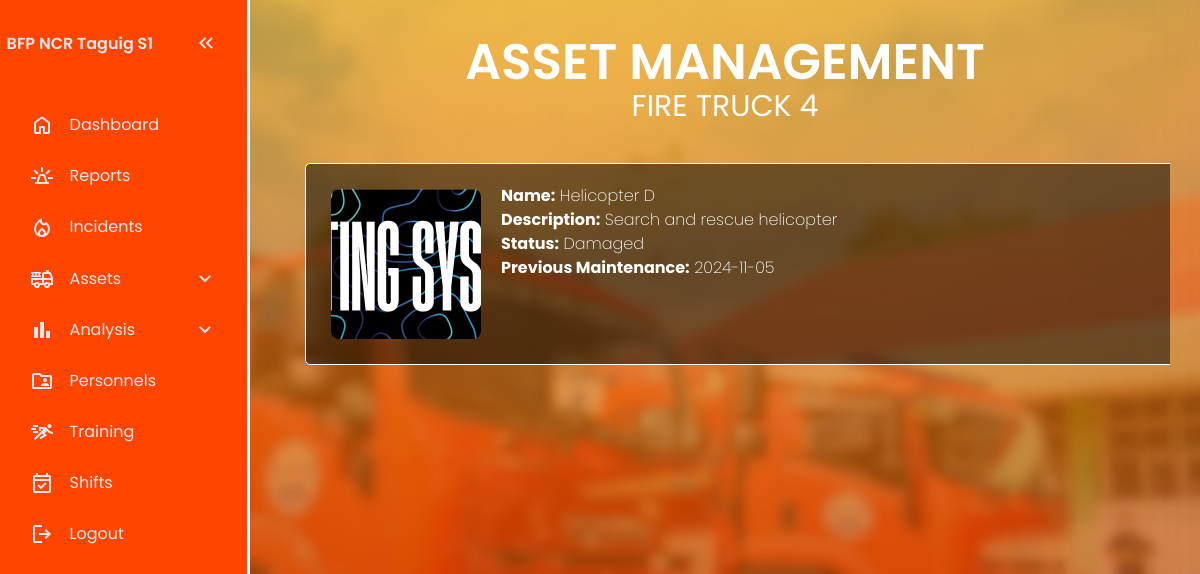
/assets/FireTruck4.php, run on the app's committed database.
### tables this page shows
CREATE TABLE `assets_image` (
  `asset_id` int(11) NOT NULL,
  `img_path` varchar(128) NOT NULL
);

CREATE TABLE `assets` (
  `asset_id` int(11) NOT NULL,
  `assetcategory_id` int(11) DEFAULT NULL,
  `asset_name` varchar(100) NOT NULL,
  `description` text DEFAULT NULL,
  `status` enum('Available','In Use','Maintenance','Damaged') DEFAULT 'Available',
  `last_maintenance_date` date DEFAULT NULL
);

### assets/FireTruck4.php (the view, shortened to what this page needs)
<?php
include('../includes/config.php');
$categoryID = 4;
$sql = "SELECT a.asset_id, a.asset_name, a.description, a.status, a.last_maintenance_date, ac.Category
        FROM assets a
        JOIN asset_category ac ON a.assetcategory_id = ac.AssetCategory_ID
        WHERE a.assetcategory_id = ?";
$stmt = $conn->prepare($sql);
$stmt->bind_param("i", $categoryID);
$stmt->execute();
$result = $stmt->get_result();
?>
<!DOCTYPE html>
<html lang="en">
<head>
  <link rel="stylesheet" href="AssetIndex.css">
</head>
<body>
    <nav id="sidebar">
        <ul>
        <li>
            <span class="logo"><a href="../dashboard/RescueFlowIndex.php">BFP NCR Taguig S1</a></span>
            <button onclick=toggleSidebar() id="toggle-btn">
            </button>
        </li>
        <li>
            <a href="../dashboard/RescueFlowIndex.php" >
            <span>Dashboard</span>
            </a>
        </li>
        <li>
            <a href="../reports/ReportsIndex.php" >
            <span>Reports</span>
            </a>
        </li>
        <li>
            <a href="../incident/IncidentIndex.php">
            <span>Incidents</span>
            </a>
        </li>
        <li>
            <button onclick=toggleSubMenu(this) class="dropdown-btn">
            <span>Assets</span>
            <svg xmlns="http://www.w3.org/2000/svg" height="24px" viewBox="0 -960 960 960" width="24px" fill="#e8eaed"><path d="M480-361q-8 0-15-2.5t-13-8.5L268-556q-11-11-11-28t11-28q11-11 28-11t28 11l156 156 156-156q11-11 28-11t28 11q11 11 11 28t-11 28L508-372q-6 6-13 8.5t-15 2.5Z"/></svg>
            </button>
        <li>
            <button onclick=toggleSubMenu(this) class="dropdown-btn">
            <svg xmlns="http://www.w3.org/2000/svg" height="24px" viewBox="0 -960 960 960" width="24px" fill="#F19E39"><path d="M640-160v-280h160v280H640Zm-240 0v-640h160v640H400Zm-240 0v-440h160v440H160Z"/></svg>
            <span>Analysis</span>
            <svg xmlns="http://www.w3.org/2000/svg" height="24px" viewBox="0 -960 960 960" width="24px" fill="#e8eaed"><path d="M480-361q-8 0-15-2.5t-13-8.5L268-556q-11-11-11-28t11-28q11-11 28-11t28 11l156 156 156-156q11-11 28-11t28 11q11 11 11 28t-11 28L508-372q-6 6-13 8.5t-15 2.5Z"/></svg>
            </button>
        </li>
        </li>
        <li>
            <a href="../personnels/PersonnelIndex.php">
            <span>Personnels</span>
            </a>
        </li>
        <li>
            <a href="../training/TrainingIndex.php">
            <span>Training</span>
            </a>
        </li>
        <li>
            <a href="../shifts/ShiftsIndex.php">
            <span>Shifts</span>
            </a>
        </li>
        <li>
            <a href="../user/Logout.php">
            <svg xmlns="http://www.w3.org/2000/svg" height="24px" viewBox="0 -960 960 960" width="24px" fill="#FFFFFF"><path d="M200-120q-33 0-56.5-23.5T120-200v-560q0-33 23.5-56.5T200-840h280v80H200v560h280v80H200Zm440-160-55-58 102-102H360v-80h327L585-622l55-58 200 200-200 200Z"/></svg>
            <span>Logout</span>
            </a>
        </li>
        </ul>
    </nav>
    <main>
    <h1 class="asset-header">ASSET MANAGEMENT</h1>
    <h2>FIRE TRUCK 4</h2>
    <div class="asset-container">
    <?php while ($row = $result->fetch_assoc()): ?>
            <div class="asset-structure">
                <div class="asset-picture">
                    <?php
                        $asset_id = $row['asset_id'];
                        $img_query = "SELECT img_path FROM assets_image WHERE asset_id = $asset_id";
                        $img_result = $conn->query($img_query);
                        while ($img_row = $img_result->fetch_assoc()) {
                            echo '<img src="../' . $img_row['img_path'] . '">';
                        }
                    ?>
                </div>
                <div class="asset-info">
                    <p class="asset-details">
                        <strong>Name:</strong> <?php echo htmlspecialchars($row['asset_name']); ?><br>
                        <strong>Description:</strong> <?php echo htmlspecialchars($row['description']); ?><br>
                        <strong>Status:</strong> <?php echo htmlspecialchars($row['status']); ?><br>
                        <strong>Previous Maintenance:</strong> <?php echo htmlspecialchars($row['last_maintenance_date']); ?><br>
                    </p>
                </div>
            </div>
        <?php endwhile; ?>
    </div>
  </main>
</body>
</html>

### assets/AssetIndex.css (style rules this page uses)
:root { --base-clr: orangered; --line-clr: white; --hover-clr: black; --text-clr: #e6e6ef; --accent-clr: #5e63ff; --secondary-text-clr: #b0b3c1; }
* { margin: 0; padding: 0; }
html { font-family: Poppins, 'Segoe UI', Tahoma, Geneva, Verdana, sans-serif; line-height: 1.5rem; }
body { background: url('LoginRegister.png') no-repeat center center/cover; min-height: 100vh; min-height: 100dvh; display: grid; grid-template-columns: auto 1fr; }
#sidebar { box-sizing: border-box; height: 100vh; width: 250px; padding: 5px 1em; background-color: var(--base-clr); border-right: 3px solid white; position: sticky; top: 0; align-self: start; transition: 300ms ease-in-out; overflow: hidden; text-wrap: nowrap; }
#sidebar ul { list-style: none; }
#sidebar a, #sidebar .dropdown-btn, #sidebar .logo { border-radius: .5em; padding: .85em; text-decoration: none; color: var(--text-clr); display: flex; align-items: center; gap: 1em; }
.dropdown-btn { width: 100%; text-align: left; background: none; border: none; font: inherit; cursor: pointer; }
#sidebar svg { flex-shrink: 0; fill: var(--text-clr); }
#sidebar a span, #sidebar .dropdown-btn span { flex-grow: 1; }
.dropdown-btn svg { transition: 200ms ease; }
main { padding: min(30px, 7%); }
main p { color: var(--secondary-text-clr); margin-top: 5px; margin-bottom: 15px; }
.asset-header { font-size: 50px; text-align: center; font-weight: 600; margin-bottom: 20px; margin-top: 20px; color: white; }
h2 { font-size: 30px; text-align: center; font-weight: 400; margin-bottom: 20px; margin-top: 10px; color: white; }
.asset-container { overflow: hidden; margin-bottom: 1.5rem; display: flex; flex-direction: column; }
.asset-structure { display: flex; flex-direction: row; border: 1px solid white; border-radius: 5px; background-color: rgba(0, 0, 0, 0.5); margin: 25px; padding: 15px; width: 100%; }
.asset-picture { height: 150px; width: 150px; padding: 10px; margin-right: 10px; overflow: hidden; display: flex; align-items: center; justify-content: center; }
.asset-picture img { width: 100%; height: 100%; object-fit: cover; border-radius: 8px; }
.asset-details { gap: 15px; color: white; font-weight: 200; }

### data on the page
assets: asset_name "Helicopter D", description "Search and rescue helicopter", status "Damaged", last_maintenance_date "2024-11-05"
assets_image: img_path (picture)
